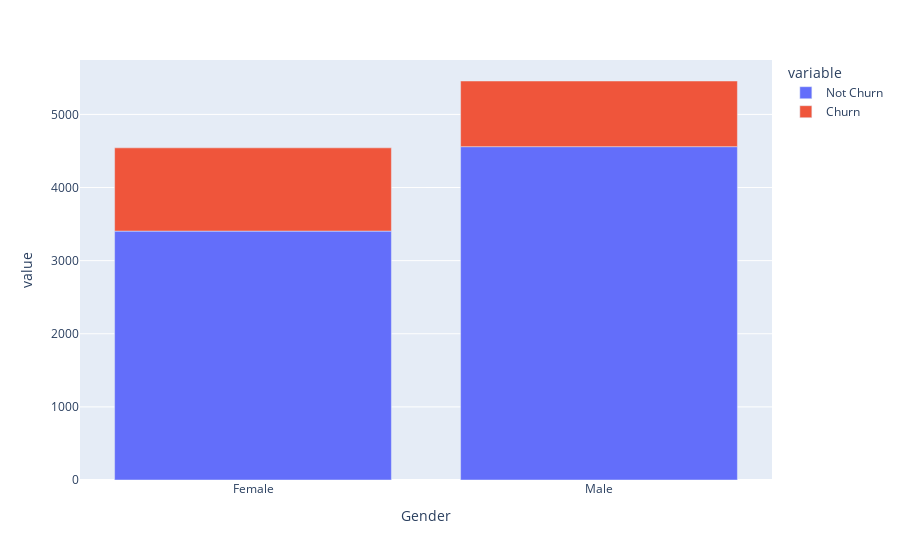

Here is the notebook cell this chart was saved with:
### Markdown cell above
Germany and Spain have more comparable numbers of clients, and there are more Churned customers in Germany. France has the highest number of clients, and regarding Churn ratio, Franch is the lowest among the 3 countries.

### Code cell
plot_bar('Gender')

### Figure 1 — Plotly figure (JSON) as saved in the notebook; plotly's stock layout.template omitted (floating-point values rounded to 4 significant figures)
{"data": [{"alignmentgroup": "True", "hovertemplate": "variable=Not Churn<br>Gender=%{x}<br>value=%{y}<extra></extra>", "legendgroup": "Not Churn", "marker": {"color": "#636efa", "pattern": {"shape": ""}}, "name": "Not Churn", "offsetgroup": "Not Churn", "orientation": "v", "showlegend": true, "textposition": "auto", "type": "bar", "x": ["Female", "Male"], "xaxis": "x", "y": [3404, 4559], "yaxis": "y"}, {"alignmentgroup": "True", "hovertemplate": "variable=Churn<br>Gender=%{x}<br>value=%{y}<extra></extra>", "legendgroup": "Churn", "marker": {"color": "#EF553B", "pattern": {"shape": ""}}, "name": "Churn", "offsetgroup": "Churn", "orientation": "v", "showlegend": true, "textposition": "auto", "type": "bar", "x": ["Female", "Male"], "xaxis": "x", "y": [1139, 898], "yaxis": "y"}], "layout": {"barmode": "relative", "legend": {"title": {"text": "variable"}, "tracegroupgap": 0}, "margin": {"t": 60}, "xaxis": {"anchor": "y", "domain": [0, 1], "title": {"text": "Gender"}}, "yaxis": {"anchor": "x", "domain": [0, 1], "title": {"text": "value"}}}}
